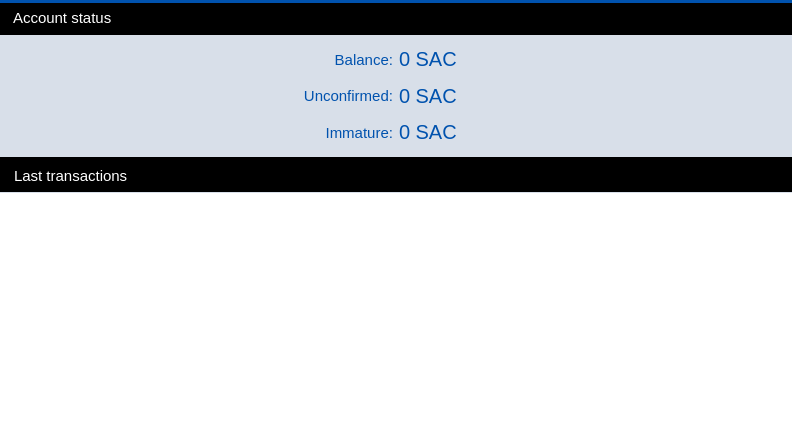
<?xml version="1.0" encoding="UTF-8"?>
<ui version="4.0">
 <class>OverviewPage</class>
 <widget class="QWidget" name="OverviewPage">
  <property name="geometry">
   <rect>
    <x>0</x>
    <y>0</y>
    <width>792</width>
    <height>438</height>
   </rect>
  </property>
  <property name="palette">
   <palette>
    <active>
     <colorrole role="Button">
      <brush brushstyle="SolidPattern">
       <color alpha="255">
        <red>233</red>
        <green>217</green>
        <blue>216</blue>
       </color>
      </brush>
     </colorrole>
     <colorrole role="Base">
      <brush brushstyle="SolidPattern">
       <color alpha="255">
        <red>233</red>
        <green>217</green>
        <blue>216</blue>
       </color>
      </brush>
     </colorrole>
     <colorrole role="Window">
      <brush brushstyle="SolidPattern">
       <color alpha="255">
        <red>233</red>
        <green>217</green>
        <blue>216</blue>
       </color>
      </brush>
     </colorrole>
     <colorrole role="Highlight">
      <brush brushstyle="SolidPattern">
       <color alpha="255">
        <red>235</red>
        <green>235</green>
        <blue>235</blue>
       </color>
      </brush>
     </colorrole>
     <colorrole role="HighlightedText">
      <brush brushstyle="SolidPattern">
       <color alpha="255">
        <red>171</red>
        <green>127</green>
        <blue>130</blue>
       </color>
      </brush>
     </colorrole>
    </active>
    <inactive>
     <colorrole role="Button">
      <brush brushstyle="SolidPattern">
       <color alpha="255">
        <red>233</red>
        <green>217</green>
        <blue>216</blue>
       </color>
      </brush>
     </colorrole>
     <colorrole role="Base">
      <brush brushstyle="SolidPattern">
       <color alpha="255">
        <red>233</red>
        <green>217</green>
        <blue>216</blue>
       </color>
      </brush>
     </colorrole>
     <colorrole role="Window">
      <brush brushstyle="SolidPattern">
       <color alpha="255">
        <red>233</red>
        <green>217</green>
        <blue>216</blue>
       </color>
      </brush>
     </colorrole>
     <colorrole role="Highlight">
      <brush brushstyle="SolidPattern">
       <color alpha="255">
        <red>235</red>
        <green>235</green>
        <blue>235</blue>
       </color>
      </brush>
     </colorrole>
     <colorrole role="HighlightedText">
      <brush brushstyle="SolidPattern">
       <color alpha="255">
        <red>171</red>
        <green>127</green>
        <blue>130</blue>
       </color>
      </brush>
     </colorrole>
    </inactive>
    <disabled>
     <colorrole role="Button">
      <brush brushstyle="SolidPattern">
       <color alpha="255">
        <red>233</red>
        <green>217</green>
        <blue>216</blue>
       </color>
      </brush>
     </colorrole>
     <colorrole role="Base">
      <brush brushstyle="SolidPattern">
       <color alpha="255">
        <red>233</red>
        <green>217</green>
        <blue>216</blue>
       </color>
      </brush>
     </colorrole>
     <colorrole role="Window">
      <brush brushstyle="SolidPattern">
       <color alpha="255">
        <red>233</red>
        <green>217</green>
        <blue>216</blue>
       </color>
      </brush>
     </colorrole>
     <colorrole role="Highlight">
      <brush brushstyle="SolidPattern">
       <color alpha="255">
        <red>240</red>
        <green>240</green>
        <blue>240</blue>
       </color>
      </brush>
     </colorrole>
     <colorrole role="HighlightedText">
      <brush brushstyle="SolidPattern">
       <color alpha="255">
        <red>171</red>
        <green>127</green>
        <blue>130</blue>
       </color>
      </brush>
     </colorrole>
    </disabled>
   </palette>
  </property>
  <property name="windowTitle">
   <string>Form</string>
  </property>
  <layout class="QVBoxLayout" name="verticalLayout">
   <property name="spacing">
    <number>0</number>
   </property>
   <property name="margin">
    <number>0</number>
   </property>
   <item>
    <widget class="QWidget" name="wStatus" native="true">
     <property name="minimumSize">
      <size>
       <width>0</width>
       <height>157</height>
      </size>
     </property>
     <property name="maximumSize">
      <size>
       <width>16777215</width>
       <height>157</height>
      </size>
     </property>
     <layout class="QVBoxLayout" name="verticalLayout_4">
      <property name="spacing">
       <number>0</number>
      </property>
      <property name="margin">
       <number>0</number>
      </property>
      <item>
       <widget class="Line" name="line">
        <property name="styleSheet">
         <string notr="true">background-color: #0052AE;</string>
        </property>
        <property name="frameShadow">
         <enum>QFrame::Raised</enum>
        </property>
        <property name="lineWidth">
         <number>0</number>
        </property>
        <property name="orientation">
         <enum>Qt::Horizontal</enum>
        </property>
       </widget>
      </item>
      <item>
       <widget class="QWidget" name="wStateHeader" native="true">
        <property name="minimumSize">
         <size>
          <width>0</width>
          <height>32</height>
         </size>
        </property>
        <property name="maximumSize">
         <size>
          <width>16777215</width>
          <height>32</height>
         </size>
        </property>
        <property name="sizeIncrement">
         <size>
          <width>0</width>
          <height>0</height>
         </size>
        </property>
        <property name="styleSheet">
         <string notr="true">#wStateHeader {
	background-color: black;
}</string>
        </property>
        <property name="is_header" stdset="0">
         <bool>true</bool>
        </property>
        <widget class="QLabel" name="label_5">
         <property name="geometry">
          <rect>
           <x>13</x>
           <y>6</y>
           <width>112</width>
           <height>18</height>
          </rect>
         </property>
         <property name="font">
          <font>
           <pointsize>11</pointsize>
           <stylestrategy>PreferAntialias</stylestrategy>
          </font>
         </property>
         <property name="styleSheet">
          <string notr="true">QLabel {
	color: #fff;
}</string>
         </property>
         <property name="text">
          <string>Account status</string>
         </property>
        </widget>
       </widget>
      </item>
      <item>
       <widget class="QWidget" name="wState" native="true">
        <property name="sizePolicy">
         <sizepolicy hsizetype="Preferred" vsizetype="Preferred">
          <horstretch>0</horstretch>
          <verstretch>0</verstretch>
         </sizepolicy>
        </property>
        <property name="styleSheet">
         <string notr="true">#wState {
	background-color: #D8DFE9;
}</string>
        </property>
        <layout class="QGridLayout" name="gridLayout">
         <item row="2" column="2">
          <layout class="QHBoxLayout" name="horizontalLayout_3">
           <item>
            <widget class="QLabel" name="labelImmature">
             <property name="font">
              <font>
               <pointsize>15</pointsize>
               <stylestrategy>PreferAntialias</stylestrategy>
              </font>
             </property>
             <property name="styleSheet">
              <string notr="true">color: #0052AE;</string>
             </property>
             <property name="text">
              <string>0 SAC</string>
             </property>
             <property name="textInteractionFlags">
              <set>Qt::TextSelectableByMouse</set>
             </property>
            </widget>
           </item>
           <item>
            <widget class="QLabel" name="label_3">
             <property name="text">
              <string/>
             </property>
             <property name="pixmap">
              <pixmap resource="../res.qrc">:/res/logo_small.png</pixmap>
             </property>
            </widget>
           </item>
           <item>
            <spacer name="horizontalSpacer_4">
             <property name="orientation">
              <enum>Qt::Horizontal</enum>
             </property>
             <property name="sizeHint" stdset="0">
              <size>
               <width>40</width>
               <height>20</height>
              </size>
             </property>
            </spacer>
           </item>
          </layout>
         </item>
         <item row="1" column="2">
          <layout class="QHBoxLayout" name="horizontalLayout_2">
           <item>
            <widget class="QLabel" name="labelUnconfirmed">
             <property name="font">
              <font>
               <pointsize>15</pointsize>
               <stylestrategy>PreferAntialias</stylestrategy>
              </font>
             </property>
             <property name="styleSheet">
              <string notr="true">color: #0052AE;</string>
             </property>
             <property name="text">
              <string>0 SAC</string>
             </property>
             <property name="textInteractionFlags">
              <set>Qt::TextSelectableByMouse</set>
             </property>
            </widget>
           </item>
           <item>
            <widget class="QLabel" name="label_2">
             <property name="text">
              <string/>
             </property>
             <property name="pixmap">
              <pixmap resource="../res.qrc">:/res/logo_small.png</pixmap>
             </property>
            </widget>
           </item>
           <item>
            <spacer name="horizontalSpacer_3">
             <property name="orientation">
              <enum>Qt::Horizontal</enum>
             </property>
             <property name="sizeHint" stdset="0">
              <size>
               <width>40</width>
               <height>20</height>
              </size>
             </property>
            </spacer>
           </item>
          </layout>
         </item>
         <item row="0" column="2">
          <layout class="QHBoxLayout" name="horizontalLayout">
           <item>
            <widget class="QLabel" name="labelBalance">
             <property name="font">
              <font>
               <pointsize>15</pointsize>
               <stylestrategy>PreferAntialias</stylestrategy>
              </font>
             </property>
             <property name="styleSheet">
              <string notr="true">color: #0052AE;</string>
             </property>
             <property name="text">
              <string>0 SAC</string>
             </property>
             <property name="textInteractionFlags">
              <set>Qt::TextSelectableByMouse</set>
             </property>
            </widget>
           </item>
           <item>
            <widget class="QLabel" name="label">
             <property name="text">
              <string/>
             </property>
             <property name="pixmap">
              <pixmap resource="../res.qrc">:/res/logo_small.png</pixmap>
             </property>
            </widget>
           </item>
           <item>
            <spacer name="horizontalSpacer">
             <property name="orientation">
              <enum>Qt::Horizontal</enum>
             </property>
             <property name="sizeHint" stdset="0">
              <size>
               <width>40</width>
               <height>20</height>
              </size>
             </property>
            </spacer>
           </item>
          </layout>
         </item>
         <item row="0" column="1">
          <layout class="QHBoxLayout" name="horizontalLayout_4">
           <item>
            <spacer name="horizontalSpacer_2">
             <property name="orientation">
              <enum>Qt::Horizontal</enum>
             </property>
             <property name="sizeHint" stdset="0">
              <size>
               <width>40</width>
               <height>20</height>
              </size>
             </property>
            </spacer>
           </item>
           <item>
            <widget class="QLabel" name="label_6">
             <property name="font">
              <font>
               <pointsize>11</pointsize>
               <stylestrategy>PreferAntialias</stylestrategy>
              </font>
             </property>
             <property name="styleSheet">
              <string notr="true">QLabel {
	margin-right: 0px;
	margin-top: 0px;
	margin-bottom: 0px;
	color: #0052AE;
}</string>
             </property>
             <property name="text">
              <string>Balance:</string>
             </property>
             <property name="alignment">
              <set>Qt::AlignRight|Qt::AlignTrailing|Qt::AlignVCenter</set>
             </property>
             <property name="margin">
              <number>0</number>
             </property>
             <property name="textInteractionFlags">
              <set>Qt::NoTextInteraction</set>
             </property>
            </widget>
           </item>
          </layout>
         </item>
         <item row="1" column="1">
          <layout class="QHBoxLayout" name="horizontalLayout_9">
           <item>
            <spacer name="horizontalSpacer_5">
             <property name="orientation">
              <enum>Qt::Horizontal</enum>
             </property>
             <property name="sizeHint" stdset="0">
              <size>
               <width>40</width>
               <height>20</height>
              </size>
             </property>
            </spacer>
           </item>
           <item>
            <widget class="QLabel" name="label_7">
             <property name="font">
              <font>
               <pointsize>11</pointsize>
               <stylestrategy>PreferAntialias</stylestrategy>
              </font>
             </property>
             <property name="styleSheet">
              <string notr="true">QLabel {
	margin-right: 0px;
	margin-top: 0px;
	margin-bottom: 0px;
	color: #0052AE;
}</string>
             </property>
             <property name="text">
              <string>Unconfirmed:</string>
             </property>
             <property name="alignment">
              <set>Qt::AlignRight|Qt::AlignTrailing|Qt::AlignVCenter</set>
             </property>
             <property name="margin">
              <number>0</number>
             </property>
             <property name="textInteractionFlags">
              <set>Qt::NoTextInteraction</set>
             </property>
            </widget>
           </item>
          </layout>
         </item>
         <item row="2" column="1">
          <layout class="QHBoxLayout" name="horizontalLayout_10">
           <item>
            <spacer name="horizontalSpacer_7">
             <property name="orientation">
              <enum>Qt::Horizontal</enum>
             </property>
             <property name="sizeHint" stdset="0">
              <size>
               <width>40</width>
               <height>20</height>
              </size>
             </property>
            </spacer>
           </item>
           <item>
            <widget class="QLabel" name="label_8">
             <property name="font">
              <font>
               <pointsize>11</pointsize>
               <stylestrategy>PreferAntialias</stylestrategy>
              </font>
             </property>
             <property name="styleSheet">
              <string notr="true">QLabel {
	margin-right: 0px;
	margin-top: 0px;
	margin-bottom: 0px;
	color: #0052AE;
}</string>
             </property>
             <property name="text">
              <string>Immature:</string>
             </property>
             <property name="alignment">
              <set>Qt::AlignRight|Qt::AlignTrailing|Qt::AlignVCenter</set>
             </property>
             <property name="margin">
              <number>0</number>
             </property>
             <property name="textInteractionFlags">
              <set>Qt::NoTextInteraction</set>
             </property>
            </widget>
           </item>
          </layout>
         </item>
        </layout>
       </widget>
      </item>
     </layout>
    </widget>
   </item>
   <item>
    <widget class="QWidget" name="wLastTransactions" native="true">
     <property name="minimumSize">
      <size>
       <width>0</width>
       <height>257</height>
      </size>
     </property>
     <layout class="QVBoxLayout" name="verticalLayout_5">
      <property name="spacing">
       <number>0</number>
      </property>
      <property name="margin">
       <number>0</number>
      </property>
      <item>
       <widget class="Line" name="line_2">
        <property name="styleSheet">
         <string notr="true">background-color: #000000;</string>
        </property>
        <property name="lineWidth">
         <number>0</number>
        </property>
        <property name="orientation">
         <enum>Qt::Horizontal</enum>
        </property>
       </widget>
      </item>
      <item>
       <widget class="QWidget" name="wLastTransactionsHeader" native="true">
        <property name="minimumSize">
         <size>
          <width>0</width>
          <height>32</height>
         </size>
        </property>
        <property name="maximumSize">
         <size>
          <width>16777215</width>
          <height>32</height>
         </size>
        </property>
        <property name="styleSheet">
         <string notr="true">#wLastTransactionsHeader {
	background-color: black;
color: white;
}</string>
        </property>
        <property name="is_header" stdset="0">
         <bool>true</bool>
        </property>
        <widget class="QLabel" name="label_19">
         <property name="geometry">
          <rect>
           <x>14</x>
           <y>7</y>
           <width>129</width>
           <height>18</height>
          </rect>
         </property>
         <property name="font">
          <font>
           <pointsize>11</pointsize>
           <stylestrategy>PreferAntialias</stylestrategy>
          </font>
         </property>
         <property name="styleSheet">
          <string notr="true">QLabel {
	color: #fff;
}</string>
         </property>
         <property name="text">
          <string>Last transactions</string>
         </property>
        </widget>
       </widget>
      </item>
      <item>
       <widget class="QWidget" name="wLastTransactionsContainer" native="true">
        <property name="palette">
         <palette>
          <active>
           <colorrole role="WindowText">
            <brush brushstyle="SolidPattern">
             <color alpha="255">
              <red>0</red>
              <green>0</green>
              <blue>0</blue>
             </color>
            </brush>
           </colorrole>
           <colorrole role="Button">
            <brush brushstyle="SolidPattern">
             <color alpha="255">
              <red>216</red>
              <green>223</green>
              <blue>233</blue>
             </color>
            </brush>
           </colorrole>
           <colorrole role="Text">
            <brush brushstyle="SolidPattern">
             <color alpha="255">
              <red>0</red>
              <green>0</green>
              <blue>0</blue>
             </color>
            </brush>
           </colorrole>
           <colorrole role="ButtonText">
            <brush brushstyle="SolidPattern">
             <color alpha="255">
              <red>0</red>
              <green>0</green>
              <blue>0</blue>
             </color>
            </brush>
           </colorrole>
           <colorrole role="Base">
            <brush brushstyle="SolidPattern">
             <color alpha="255">
              <red>216</red>
              <green>223</green>
              <blue>233</blue>
             </color>
            </brush>
           </colorrole>
           <colorrole role="Window">
            <brush brushstyle="SolidPattern">
             <color alpha="255">
              <red>216</red>
              <green>223</green>
              <blue>233</blue>
             </color>
            </brush>
           </colorrole>
           <colorrole role="HighlightedText">
            <brush brushstyle="SolidPattern">
             <color alpha="255">
              <red>0</red>
              <green>0</green>
              <blue>0</blue>
             </color>
            </brush>
           </colorrole>
          </active>
          <inactive>
           <colorrole role="WindowText">
            <brush brushstyle="SolidPattern">
             <color alpha="255">
              <red>0</red>
              <green>0</green>
              <blue>0</blue>
             </color>
            </brush>
           </colorrole>
           <colorrole role="Button">
            <brush brushstyle="SolidPattern">
             <color alpha="255">
              <red>216</red>
              <green>223</green>
              <blue>233</blue>
             </color>
            </brush>
           </colorrole>
           <colorrole role="Text">
            <brush brushstyle="SolidPattern">
             <color alpha="255">
              <red>0</red>
              <green>0</green>
              <blue>0</blue>
             </color>
            </brush>
           </colorrole>
           <colorrole role="ButtonText">
            <brush brushstyle="SolidPattern">
             <color alpha="255">
              <red>0</red>
              <green>0</green>
              <blue>0</blue>
             </color>
            </brush>
           </colorrole>
           <colorrole role="Base">
            <brush brushstyle="SolidPattern">
             <color alpha="255">
              <red>216</red>
              <green>223</green>
              <blue>233</blue>
             </color>
            </brush>
           </colorrole>
           <colorrole role="Window">
            <brush brushstyle="SolidPattern">
             <color alpha="255">
              <red>216</red>
              <green>223</green>
              <blue>233</blue>
             </color>
            </brush>
           </colorrole>
           <colorrole role="HighlightedText">
            <brush brushstyle="SolidPattern">
             <color alpha="255">
              <red>0</red>
              <green>0</green>
              <blue>0</blue>
             </color>
            </brush>
           </colorrole>
          </inactive>
          <disabled>
           <colorrole role="WindowText">
            <brush brushstyle="SolidPattern">
             <color alpha="255">
              <red>0</red>
              <green>0</green>
              <blue>0</blue>
             </color>
            </brush>
           </colorrole>
           <colorrole role="Button">
            <brush brushstyle="SolidPattern">
             <color alpha="255">
              <red>216</red>
              <green>223</green>
              <blue>233</blue>
             </color>
            </brush>
           </colorrole>
           <colorrole role="Text">
            <brush brushstyle="SolidPattern">
             <color alpha="255">
              <red>0</red>
              <green>0</green>
              <blue>0</blue>
             </color>
            </brush>
           </colorrole>
           <colorrole role="ButtonText">
            <brush brushstyle="SolidPattern">
             <color alpha="255">
              <red>0</red>
              <green>0</green>
              <blue>0</blue>
             </color>
            </brush>
           </colorrole>
           <colorrole role="Base">
            <brush brushstyle="SolidPattern">
             <color alpha="255">
              <red>216</red>
              <green>223</green>
              <blue>233</blue>
             </color>
            </brush>
           </colorrole>
           <colorrole role="Window">
            <brush brushstyle="SolidPattern">
             <color alpha="255">
              <red>216</red>
              <green>223</green>
              <blue>233</blue>
             </color>
            </brush>
           </colorrole>
           <colorrole role="HighlightedText">
            <brush brushstyle="SolidPattern">
             <color alpha="255">
              <red>0</red>
              <green>0</green>
              <blue>0</blue>
             </color>
            </brush>
           </colorrole>
          </disabled>
         </palette>
        </property>
        <property name="font">
         <font>
          <pointsize>8</pointsize>
         </font>
        </property>
        <property name="styleSheet">
         <string notr="true">#wLastTransactionsContainer {
	background-color: #D8DFE9;
	color: black;
}</string>
        </property>
        <widget class="QTableView" name="tableLastTransactionView">
         <property name="geometry">
          <rect>
           <x>0</x>
           <y>1</y>
           <width>792</width>
           <height>246</height>
          </rect>
         </property>
         <property name="sizePolicy">
          <sizepolicy hsizetype="Fixed" vsizetype="Expanding">
           <horstretch>0</horstretch>
           <verstretch>0</verstretch>
          </sizepolicy>
         </property>
         <property name="font">
          <font>
           <pointsize>8</pointsize>
          </font>
         </property>
         <property name="layoutDirection">
          <enum>Qt::LeftToRight</enum>
         </property>
         <property name="styleSheet">
          <string notr="true"> QScrollBar:vertical {
     border: 0px solid grey;
     background: white;
     width: 9px;
     margin: 15px 0px 0 0px;
 }
 QScrollBar::handle:vertical {
     background: #D8DFE9;
     min-width: 20px;
 }
QScrollBar::sub-line:vertical {
	height: 0px;
    width: 0px;
}

QHeaderView {
	background-color: #D8DFE9;
	font-size: 10;
	text-align:left;
color: black;
}
QHeaderView::section {
    background-color: #D8DFE9;
    color: #0052AE;
    padding-left: 5px;
    border: 0px solid #6c6c6c;
	text-align:left;
}

/* style the sort indicator */
QHeaderView::down-arrow {
    image: url(down_arrow.png);
}

QHeaderView::up-arrow {
    image: url(up_arrow.png);
}

QTableView {
	selection-background-color: #ebebeb;
	selection-color:  black;
	color: black;
}</string>
         </property>
         <property name="frameShape">
          <enum>QFrame::NoFrame</enum>
         </property>
         <property name="horizontalScrollBarPolicy">
          <enum>Qt::ScrollBarAsNeeded</enum>
         </property>
         <property name="editTriggers">
          <set>QAbstractItemView::NoEditTriggers</set>
         </property>
         <property name="selectionMode">
          <enum>QAbstractItemView::SingleSelection</enum>
         </property>
         <property name="selectionBehavior">
          <enum>QAbstractItemView::SelectRows</enum>
         </property>
         <property name="showGrid">
          <bool>false</bool>
         </property>
         <attribute name="horizontalHeaderDefaultSectionSize">
          <number>100</number>
         </attribute>
         <attribute name="horizontalHeaderMinimumSectionSize">
          <number>33</number>
         </attribute>
         <attribute name="verticalHeaderVisible">
          <bool>false</bool>
         </attribute>
         <attribute name="verticalHeaderDefaultSectionSize">
          <number>20</number>
         </attribute>
         <attribute name="verticalHeaderMinimumSectionSize">
          <number>20</number>
         </attribute>
        </widget>
       </widget>
      </item>
     </layout>
    </widget>
   </item>
  </layout>
 </widget>
 <resources>
  <include location="../res.qrc"/>
 </resources>
 <connections/>
</ui>
